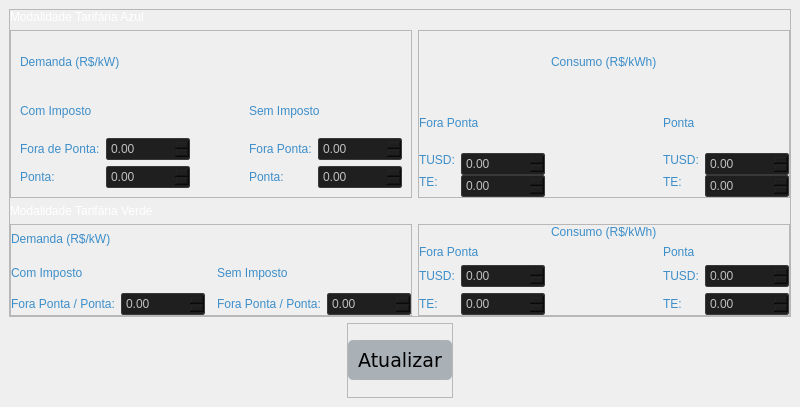
            <widget class="QWidget" name="page_1_Registrar_Tarifas">
             <property name="styleSheet">
              <string notr="true">QLabel {
    qproperty-alignment: AlignCenter;
	color: #3d8ec9;
	font: 77 14px &quot;Verdana&quot;;
}

QDoubleSpinBox
{
    selection-background-color: #302F2F;
    background-color: #201F1F;
    border-style: solid;
    border: 1px solid #3A3939;
    border-radius: 2px;
    padding: 2px;
	color: silver;
}

QComboBox
{
    selection-background-color: #302F2F;
    background-color: #201F1F;
    border-style: solid;
    border: 1px solid #3A3939;
    border-radius: 2px;
    padding: 2px;
	color: silver;
}</string>
             </property>
             <layout class="QVBoxLayout" name="verticalLayout_10">
              <property name="spacing">
               <number>6</number>
              </property>
              <property name="leftMargin">
               <number>9</number>
              </property>
              <property name="topMargin">
               <number>9</number>
              </property>
              <property name="rightMargin">
               <number>9</number>
              </property>
              <property name="bottomMargin">
               <number>9</number>
              </property>
              <item>
               <widget class="QFrame" name="frame_16">
                <property name="sizePolicy">
                 <sizepolicy hsizetype="Preferred" vsizetype="Expanding">
                  <horstretch>0</horstretch>
                  <verstretch>0</verstretch>
                 </sizepolicy>
                </property>
                <property name="frameShape">
                 <enum>QFrame::StyledPanel</enum>
                </property>
                <property name="frameShadow">
                 <enum>QFrame::Raised</enum>
                </property>
                <layout class="QGridLayout" name="gridLayout_3">
                 <property name="leftMargin">
                  <number>0</number>
                 </property>
                 <property name="topMargin">
                  <number>0</number>
                 </property>
                 <property name="rightMargin">
                  <number>0</number>
                 </property>
                 <property name="bottomMargin">
                  <number>0</number>
                 </property>
                 <item row="3" column="1" alignment="Qt::AlignTop">
                  <widget class="QFrame" name="frame_7">
                   <property name="frameShape">
                    <enum>QFrame::StyledPanel</enum>
                   </property>
                   <property name="frameShadow">
                    <enum>QFrame::Raised</enum>
                   </property>
                   <layout class="QGridLayout" name="gridLayout_10">
                    <property name="leftMargin">
                     <number>0</number>
                    </property>
                    <property name="topMargin">
                     <number>0</number>
                    </property>
                    <property name="rightMargin">
                     <number>0</number>
                    </property>
                    <property name="bottomMargin">
                     <number>0</number>
                    </property>
                    <item row="3" column="0">
                     <widget class="QLabel" name="label_21">
                      <property name="text">
                       <string>TE:</string>
                      </property>
                     </widget>
                    </item>
                    <item row="2" column="4">
                     <widget class="QDoubleSpinBox" name="doubleSpinBox_23">
                      <property name="sizePolicy">
                       <sizepolicy hsizetype="Minimum" vsizetype="Fixed">
                        <horstretch>0</horstretch>
                        <verstretch>0</verstretch>
                       </sizepolicy>
                      </property>
                      <property name="maximum">
                       <double>99999999999.000000000000000</double>
                      </property>
                     </widget>
                    </item>
                    <item row="2" column="0">
                     <widget class="QLabel" name="label_17">
                      <property name="text">
                       <string>TUSD:</string>
                      </property>
                     </widget>
                    </item>
                    <item row="0" column="2">
                     <widget class="QLabel" name="label_38">
                      <property name="sizePolicy">
                       <sizepolicy hsizetype="Preferred" vsizetype="Preferred">
                        <horstretch>0</horstretch>
                        <verstretch>0</verstretch>
                       </sizepolicy>
                      </property>
                      <property name="styleSheet">
                       <string notr="true">QLabel {
   /* background-color: #FFFFFF;*/
    qproperty-alignment: AlignCenter;
	color: #3d8ec9;
	font: 77 20px &quot;Verdana&quot;;
}</string>
                      </property>
                      <property name="text">
                       <string>Consumo (R$/kWh)</string>
                      </property>
                     </widget>
                    </item>
                    <item row="2" column="1">
                     <widget class="QDoubleSpinBox" name="doubleSpinBox_24">
                      <property name="sizePolicy">
                       <sizepolicy hsizetype="Minimum" vsizetype="Fixed">
                        <horstretch>0</horstretch>
                        <verstretch>0</verstretch>
                       </sizepolicy>
                      </property>
                      <property name="maximum">
                       <double>99999999999.000000000000000</double>
                      </property>
                     </widget>
                    </item>
                    <item row="2" column="3">
                     <widget class="QLabel" name="label_18">
                      <property name="text">
                       <string>TUSD:</string>
                      </property>
                     </widget>
                    </item>
                    <item row="3" column="3">
                     <widget class="QLabel" name="label_22">
                      <property name="text">
                       <string>TE:</string>
                      </property>
                     </widget>
                    </item>
                    <item row="1" column="0" colspan="2">
                     <widget class="QLabel" name="label_69">
                      <property name="styleSheet">
                       <string notr="true">QLabel {
   /* background-color: #FFFFFF;*/
    qproperty-alignment: AlignCenter;
	color: #3d8ec9;
	font: 77 16px &quot;Verdana&quot;;
}</string>
                      </property>
                      <property name="text">
                       <string>Fora Ponta</string>
                      </property>
                     </widget>
                    </item>
                    <item row="1" column="3" colspan="2">
                     <widget class="QLabel" name="label_71">
                      <property name="styleSheet">
                       <string notr="true">QLabel {
   /* background-color: #FFFFFF;*/
    qproperty-alignment: AlignCenter;
	color: #3d8ec9;
	font: 77 16px &quot;Verdana&quot;;
}</string>
                      </property>
                      <property name="text">
                       <string>Ponta</string>
                      </property>
                     </widget>
                    </item>
                    <item row="3" column="1">
                     <widget class="QDoubleSpinBox" name="doubleSpinBox_27"/>
                    </item>
                    <item row="3" column="4">
                     <widget class="QDoubleSpinBox" name="doubleSpinBox_62"/>
                    </item>
                   </layout>
                  </widget>
                 </item>
                 <item row="3" column="0">
                  <widget class="QFrame" name="frame_9">
                   <property name="sizePolicy">
                    <sizepolicy hsizetype="Preferred" vsizetype="Minimum">
                     <horstretch>0</horstretch>
                     <verstretch>0</verstretch>
                    </sizepolicy>
                   </property>
                   <property name="frameShape">
                    <enum>QFrame::StyledPanel</enum>
                   </property>
                   <property name="frameShadow">
                    <enum>QFrame::Raised</enum>
                   </property>
                   <layout class="QGridLayout" name="gridLayout_7">
                    <property name="leftMargin">
                     <number>0</number>
                    </property>
                    <property name="topMargin">
                     <number>0</number>
                    </property>
                    <property name="rightMargin">
                     <number>0</number>
                    </property>
                    <property name="bottomMargin">
                     <number>0</number>
                    </property>
                    <item row="1" column="3" colspan="2">
                     <widget class="QLabel" name="label_42">
                      <property name="styleSheet">
                       <string notr="true">QLabel {
   /* background-color: #FFFFFF;*/
    qproperty-alignment: AlignCenter;
	color: #3d8ec9;
	font: 77 16px &quot;Verdana&quot;;
}</string>
                      </property>
                      <property name="text">
                       <string>Sem Imposto</string>
                      </property>
                     </widget>
                    </item>
                    <item row="1" column="0" colspan="2">
                     <widget class="QLabel" name="label_41">
                      <property name="styleSheet">
                       <string notr="true">QLabel {
   /* background-color: #FFFFFF;*/
    qproperty-alignment: AlignCenter;
	color: #3d8ec9;
	font: 77 16px &quot;Verdana&quot;;
}</string>
                      </property>
                      <property name="text">
                       <string>Com Imposto</string>
                      </property>
                     </widget>
                    </item>
                    <item row="0" column="0" colspan="5">
                     <widget class="QLabel" name="label_33">
                      <property name="styleSheet">
                       <string notr="true">QLabel {
   /* background-color: #FFFFFF;*/
    qproperty-alignment: AlignCenter;
	color: #3d8ec9;
	font: 77 20px &quot;Verdana&quot;;
}</string>
                      </property>
                      <property name="text">
                       <string>Demanda (R$/kW)</string>
                      </property>
                     </widget>
                    </item>
                    <item row="2" column="4">
                     <widget class="QDoubleSpinBox" name="doubleSpinBox_8">
                      <property name="maximum">
                       <double>99999999999.000000000000000</double>
                      </property>
                     </widget>
                    </item>
                    <item row="2" column="1">
                     <widget class="QDoubleSpinBox" name="doubleSpinBox_14">
                      <property name="maximum">
                       <double>99999999999.000000000000000</double>
                      </property>
                     </widget>
                    </item>
                    <item row="2" column="0">
                     <widget class="QLabel" name="label_29">
                      <property name="text">
                       <string>Fora Ponta / Ponta:</string>
                      </property>
                     </widget>
                    </item>
                    <item row="2" column="3">
                     <widget class="QLabel" name="label_30">
                      <property name="text">
                       <string>Fora Ponta / Ponta:</string>
                      </property>
                     </widget>
                    </item>
                   </layout>
                  </widget>
                 </item>
                 <item row="1" column="0">
                  <widget class="QFrame" name="frame_22">
                   <property name="sizePolicy">
                    <sizepolicy hsizetype="Preferred" vsizetype="Preferred">
                     <horstretch>0</horstretch>
                     <verstretch>0</verstretch>
                    </sizepolicy>
                   </property>
                   <property name="minimumSize">
                    <size>
                     <width>0</width>
                     <height>168</height>
                    </size>
                   </property>
                   <property name="frameShape">
                    <enum>QFrame::StyledPanel</enum>
                   </property>
                   <property name="frameShadow">
                    <enum>QFrame::Raised</enum>
                   </property>
                   <property name="midLineWidth">
                    <number>0</number>
                   </property>
                   <layout class="QGridLayout" name="gridLayout_8">
                    <item row="4" column="0">
                     <widget class="QLabel" name="label_28">
                      <property name="text">
                       <string>Ponta:</string>
                      </property>
                     </widget>
                    </item>
                    <item row="4" column="1">
                     <widget class="QDoubleSpinBox" name="doubleSpinBox_10">
                      <property name="maximum">
                       <double>99999999999.000000000000000</double>
                      </property>
                     </widget>
                    </item>
                    <item row="4" column="4">
                     <widget class="QDoubleSpinBox" name="doubleSpinBox_12">
                      <property name="maximum">
                       <double>99999999999.000000000000000</double>
                      </property>
                     </widget>
                    </item>
                    <item row="0" column="0" colspan="5">
                     <widget class="QLabel" name="label_34">
                      <property name="styleSheet">
                       <string notr="true">QLabel {
   /* background-color: #FFFFFF;*/
    qproperty-alignment: AlignCenter;
	color: #3d8ec9;
	font: 77 20px &quot;Verdana&quot;;
}</string>
                      </property>
                      <property name="text">
                       <string>Demanda (R$/kW)</string>
                      </property>
                     </widget>
                    </item>
                    <item row="4" column="3">
                     <widget class="QLabel" name="label_48">
                      <property name="styleSheet">
                       <string notr="true">QLabel {
   /* background-color: #FFFFFF;*/
    qproperty-alignment: AlignCenter;
	color: #3d8ec9;
	font: 77 12px &quot;Verdana&quot;;
}</string>
                      </property>
                      <property name="text">
                       <string>Ponta:</string>
                      </property>
                     </widget>
                    </item>
                    <item row="3" column="3">
                     <widget class="QLabel" name="label_51">
                      <property name="styleSheet">
                       <string notr="true">QLabel {
   /* background-color: #FFFFFF;*/
    qproperty-alignment: AlignCenter;
	color: #3d8ec9;
	font: 77 12px &quot;Verdana&quot;;
}</string>
                      </property>
                      <property name="text">
                       <string>Fora Ponta:</string>
                      </property>
                     </widget>
                    </item>
                    <item row="3" column="4">
                     <widget class="QDoubleSpinBox" name="doubleSpinBox_11">
                      <property name="maximum">
                       <double>99999999999.000000000000000</double>
                      </property>
                     </widget>
                    </item>
                    <item row="2" column="3" colspan="2">
                     <widget class="QLabel" name="label_56">
                      <property name="styleSheet">
                       <string notr="true">QLabel {
   /* background-color: #FFFFFF;*/
    qproperty-alignment: AlignCenter;
	color: #3d8ec9;
	font: 77 16px &quot;Verdana&quot;;
}</string>
                      </property>
                      <property name="text">
                       <string>Sem Imposto</string>
                      </property>
                     </widget>
                    </item>
                    <item row="3" column="1">
                     <widget class="QDoubleSpinBox" name="doubleSpinBox_9">
                      <property name="maximum">
                       <double>99999999999.000000000000000</double>
                      </property>
                     </widget>
                    </item>
                    <item row="3" column="0">
                     <widget class="QLabel" name="label_27">
                      <property name="text">
                       <string>Fora de Ponta:</string>
                      </property>
                     </widget>
                    </item>
                    <item row="2" column="0" colspan="2">
                     <widget class="QLabel" name="label_47">
                      <property name="styleSheet">
                       <string notr="true">QLabel {
   /* background-color: #FFFFFF;*/
    qproperty-alignment: AlignCenter;
	color: #3d8ec9;
	font: 77 16px &quot;Verdana&quot;;
}</string>
                      </property>
                      <property name="text">
                       <string>Com Imposto</string>
                      </property>
                     </widget>
                    </item>
                   </layout>
                  </widget>
                 </item>
                 <item row="1" column="1">
                  <widget class="QFrame" name="frame">
                   <property name="frameShape">
                    <enum>QFrame::StyledPanel</enum>
                   </property>
                   <property name="frameShadow">
                    <enum>QFrame::Raised</enum>
                   </property>
                   <layout class="QGridLayout" name="gridLayout_9">
                    <property name="leftMargin">
                     <number>0</number>
                    </property>
                    <property name="topMargin">
                     <number>0</number>
                    </property>
                    <property name="rightMargin">
                     <number>0</number>
                    </property>
                    <property name="bottomMargin">
                     <number>0</number>
                    </property>
                    <property name="horizontalSpacing">
                     <number>6</number>
                    </property>
                    <property name="verticalSpacing">
                     <number>0</number>
                    </property>
                    <item row="0" column="2">
                     <widget class="QLabel" name="label_40">
                      <property name="styleSheet">
                       <string notr="true">QLabel {
   /* background-color: #FFFFFF;*/
    qproperty-alignment: AlignCenter;
	color: #3d8ec9;
	font: 77 20px &quot;Verdana&quot;;
}</string>
                      </property>
                      <property name="text">
                       <string>Consumo (R$/kWh)</string>
                      </property>
                     </widget>
                    </item>
                    <item row="1" column="3" colspan="2">
                     <widget class="QLabel" name="label_72">
                      <property name="styleSheet">
                       <string notr="true">QLabel {
   /* background-color: #FFFFFF;*/
    qproperty-alignment: AlignCenter;
	color: #3d8ec9;
	font: 77 16px &quot;Verdana&quot;;
}</string>
                      </property>
                      <property name="text">
                       <string>Ponta</string>
                      </property>
                     </widget>
                    </item>
                    <item row="1" column="0" colspan="2">
                     <widget class="QLabel" name="label_70">
                      <property name="styleSheet">
                       <string notr="true">QLabel {
   /* background-color: #FFFFFF;*/
    qproperty-alignment: AlignCenter;
	color: #3d8ec9;
	font: 77 16px &quot;Verdana&quot;;
}</string>
                      </property>
                      <property name="text">
                       <string>Fora Ponta</string>
                      </property>
                     </widget>
                    </item>
                    <item row="2" column="1">
                     <widget class="QDoubleSpinBox" name="doubleSpinBox_25">
                      <property name="sizePolicy">
                       <sizepolicy hsizetype="Minimum" vsizetype="Fixed">
                        <horstretch>0</horstretch>
                        <verstretch>0</verstretch>
                       </sizepolicy>
                      </property>
                      <property name="maximum">
                       <double>99999999999.000000000000000</double>
                      </property>
                     </widget>
                    </item>
                    <item row="2" column="0" alignment="Qt::AlignTop">
                     <widget class="QLabel" name="label_23">
                      <property name="text">
                       <string>TUSD:</string>
                      </property>
                     </widget>
                    </item>
                    <item row="2" column="3" alignment="Qt::AlignTop">
                     <widget class="QLabel" name="label_24">
                      <property name="text">
                       <string>TUSD:</string>
                      </property>
                     </widget>
                    </item>
                    <item row="2" column="4">
                     <widget class="QDoubleSpinBox" name="doubleSpinBox_26">
                      <property name="sizePolicy">
                       <sizepolicy hsizetype="Minimum" vsizetype="Fixed">
                        <horstretch>0</horstretch>
                        <verstretch>0</verstretch>
                       </sizepolicy>
                      </property>
                      <property name="maximum">
                       <double>99999999999.000000000000000</double>
                      </property>
                     </widget>
                    </item>
                    <item row="3" column="3" alignment="Qt::AlignTop">
                     <widget class="QLabel" name="label_26">
                      <property name="text">
                       <string>TE:</string>
                      </property>
                     </widget>
                    </item>
                    <item row="3" column="4">
                     <widget class="QDoubleSpinBox" name="doubleSpinBox_18"/>
                    </item>
                    <item row="3" column="0" alignment="Qt::AlignTop">
                     <widget class="QLabel" name="label_25">
                      <property name="text">
                       <string>TE:</string>
                      </property>
                     </widget>
                    </item>
                    <item row="3" column="1">
                     <widget class="QDoubleSpinBox" name="doubleSpinBox_16"/>
                    </item>
                   </layout>
                  </widget>
                 </item>
                 <item row="2" column="0" colspan="2" alignment="Qt::AlignBottom">
                  <widget class="QLabel" name="label_37">
                   <property name="sizePolicy">
                    <sizepolicy hsizetype="Preferred" vsizetype="Expanding">
                     <horstretch>0</horstretch>
                     <verstretch>0</verstretch>
                    </sizepolicy>
                   </property>
                   <property name="styleSheet">
                    <string notr="true">QLabel {
   /* background-color: #FFFFFF;*/
    qproperty-alignment: AlignCenter;
	color: white;
	font: 77 24px &quot;Verdana&quot;;
}</string>
                   </property>
                   <property name="text">
                    <string>Modalidade Tarifária Verde</string>
                   </property>
                  </widget>
                 </item>
                 <item row="0" column="0" colspan="2" alignment="Qt::AlignBottom">
                  <widget class="QLabel" name="label_36">
                   <property name="styleSheet">
                    <string notr="true">QLabel {
   /* background-color: #FFFFFF;*/
    qproperty-alignment: AlignCenter;
	color: white;
	font: 77 24px &quot;Verdana&quot;;
}</string>
                   </property>
                   <property name="text">
                    <string>Modalidade Tarifária Azul</string>
                   </property>
                  </widget>
                 </item>
                </layout>
               </widget>
              </item>
              <item alignment="Qt::AlignHCenter|Qt::AlignTop">
               <widget class="QFrame" name="frame_21">
                <property name="sizePolicy">
                 <sizepolicy hsizetype="Expanding" vsizetype="Minimum">
                  <horstretch>0</horstretch>
                  <verstretch>0</verstretch>
                 </sizepolicy>
                </property>
                <property name="minimumSize">
                 <size>
                  <width>0</width>
                  <height>75</height>
                 </size>
                </property>
                <property name="maximumSize">
                 <size>
                  <width>200</width>
                  <height>19</height>
                 </size>
                </property>
                <property name="frameShape">
                 <enum>QFrame::StyledPanel</enum>
                </property>
                <property name="frameShadow">
                 <enum>QFrame::Raised</enum>
                </property>
                <layout class="QHBoxLayout" name="horizontalLayout_8">
                 <property name="leftMargin">
                  <number>0</number>
                 </property>
                 <property name="topMargin">
                  <number>0</number>
                 </property>
                 <property name="rightMargin">
                  <number>0</number>
                 </property>
                 <property name="bottomMargin">
                  <number>0</number>
                 </property>
                 <item>
                  <widget class="QPushButton" name="pushButton">
                   <property name="sizePolicy">
                    <sizepolicy hsizetype="Preferred" vsizetype="Preferred">
                     <horstretch>0</horstretch>
                     <verstretch>0</verstretch>
                    </sizepolicy>
                   </property>
                   <property name="maximumSize">
                    <size>
                     <width>200</width>
                     <height>40</height>
                    </size>
                   </property>
                   <property name="font">
                    <font>
                     <family>Verdana</family>
                     <pointsize>14</pointsize>
                     <weight>50</weight>
                     <italic>false</italic>
                     <bold>false</bold>
                    </font>
                   </property>
                   <property name="styleSheet">
                    <string notr="true">QPushButton{
/*background-color: rgba(33, 43, 51, 100);*/
background-color: rgba(61, 80, 95, 100);
padding: 10px;
border-radius: 5px;
text-align:center;
	font: 14pt &quot;Verdana&quot;;
}


QPushButton:disabled
{
    background-color: #302F2F;
    /*border-width: 2px;
    border-color: #3A3939;
    border-style: solid;*/
    padding-top: 2px;
    padding-bottom: 2px;
    padding-left: 10px;
    padding-right: 10px;
    /*border-radius: 2px;*/
    color: #808080;
}

QPushButton:hover {
	background-color: rgb(138, 203, 250);
    color: white;
}</string>
                   </property>
                   <property name="text">
                    <string>Atualizar</string>
                   </property>
                  </widget>
                 </item>
                </layout>
               </widget>
              </item>
             </layout>
            </widget>
